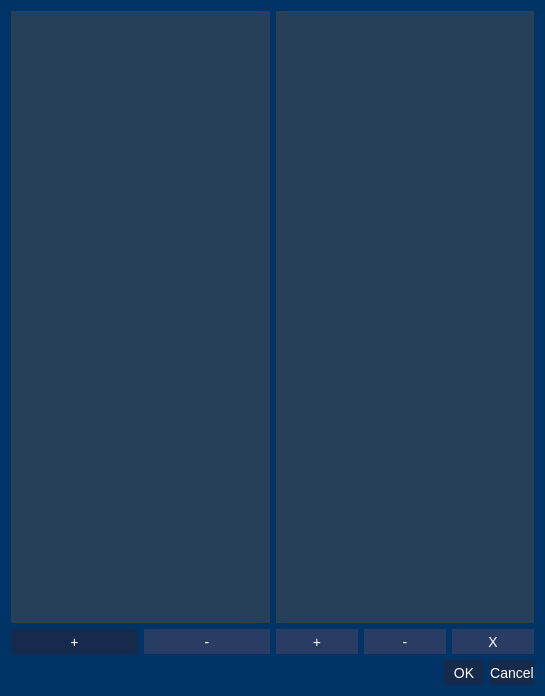
<?xml version="1.0" encoding="UTF-8"?>
<ui version="4.0">
 <class>Dialog</class>
 <widget class="QDialog" name="Dialog">
  <property name="geometry">
   <rect>
    <x>0</x>
    <y>0</y>
    <width>545</width>
    <height>696</height>
   </rect>
  </property>
  <property name="windowTitle">
   <string>Dialog</string>
  </property>
  <property name="styleSheet">
   <string notr="true">QPushButton{
	color: White;
	background-color: rgba(22, 42, 75 , 255);
	border: none;
	font-size: 14px;
 	text-align: center;
     display: inline-block;
	min-height: 25;
	min-width: 40;
}

QPushButton:hover{
	background-color:  rgba(15, 35, 68 , 255);
}

QPushButton:pressed{
	background-color:  rgba(8, 28, 61 , 255);
}

QPushButton:disabled{
	background-color:  rgba(40, 60, 100 , 255);
}

QTableView, QListView{
	color: White;
	background-color: rgba(77, 77, 77, 128)
}

QLabel{
	color:White;
}

QProgressBar {
	color: White;
    border: 1px solid grey;
    background-color: rgb(10, 60, 110);
 }

 QProgressBar::chunk {
     background-color: rgba(77, 77, 77, 128);
 }

QMainWindow{
	background-color: rgb(0, 51, 102);
}

QDialog{
	background-color: rgb(0, 51, 102);
}</string>
  </property>
  <layout class="QVBoxLayout" name="verticalLayout">
   <item>
    <layout class="QHBoxLayout" name="horizontalLayout">
     <item>
      <layout class="QVBoxLayout" name="verticalLayout_2" stretch="2,0">
       <item>
        <widget class="QListView" name="lv_groups">
         <property name="editTriggers">
          <set>QAbstractItemView::NoEditTriggers</set>
         </property>
        </widget>
       </item>
       <item>
        <layout class="QHBoxLayout" name="horizontalLayout_4">
         <item>
          <widget class="QPushButton" name="btn_add">
           <property name="enabled">
            <bool>true</bool>
           </property>
           <property name="text">
            <string>+</string>
           </property>
          </widget>
         </item>
         <item>
          <widget class="QPushButton" name="btn_remove">
           <property name="enabled">
            <bool>false</bool>
           </property>
           <property name="text">
            <string>-</string>
           </property>
          </widget>
         </item>
        </layout>
       </item>
      </layout>
     </item>
     <item>
      <layout class="QVBoxLayout" name="verticalLayout_3">
       <item>
        <widget class="QListView" name="lv_images">
         <property name="editTriggers">
          <set>QAbstractItemView::NoEditTriggers</set>
         </property>
         <property name="selectionMode">
          <enum>QAbstractItemView::ExtendedSelection</enum>
         </property>
        </widget>
       </item>
       <item>
        <layout class="QHBoxLayout" name="horizontalLayout_2">
         <item>
          <widget class="QPushButton" name="btn_add_images">
           <property name="enabled">
            <bool>false</bool>
           </property>
           <property name="text">
            <string>+</string>
           </property>
          </widget>
         </item>
         <item>
          <widget class="QPushButton" name="btn_remove_image">
           <property name="enabled">
            <bool>false</bool>
           </property>
           <property name="text">
            <string>-</string>
           </property>
          </widget>
         </item>
         <item>
          <widget class="QPushButton" name="button_clear_images">
           <property name="enabled">
            <bool>false</bool>
           </property>
           <property name="text">
            <string>X</string>
           </property>
          </widget>
         </item>
        </layout>
       </item>
      </layout>
     </item>
    </layout>
   </item>
   <item>
    <widget class="QDialogButtonBox" name="buttonBox">
     <property name="orientation">
      <enum>Qt::Horizontal</enum>
     </property>
     <property name="standardButtons">
      <set>QDialogButtonBox::Cancel|QDialogButtonBox::Ok</set>
     </property>
    </widget>
   </item>
  </layout>
 </widget>
 <resources/>
 <connections>
  <connection>
   <sender>buttonBox</sender>
   <signal>accepted()</signal>
   <receiver>Dialog</receiver>
   <slot>accept()</slot>
   <hints>
    <hint type="sourcelabel">
     <x>248</x>
     <y>254</y>
    </hint>
    <hint type="destinationlabel">
     <x>157</x>
     <y>274</y>
    </hint>
   </hints>
  </connection>
  <connection>
   <sender>buttonBox</sender>
   <signal>rejected()</signal>
   <receiver>Dialog</receiver>
   <slot>reject()</slot>
   <hints>
    <hint type="sourcelabel">
     <x>316</x>
     <y>260</y>
    </hint>
    <hint type="destinationlabel">
     <x>286</x>
     <y>274</y>
    </hint>
   </hints>
  </connection>
 </connections>
</ui>
